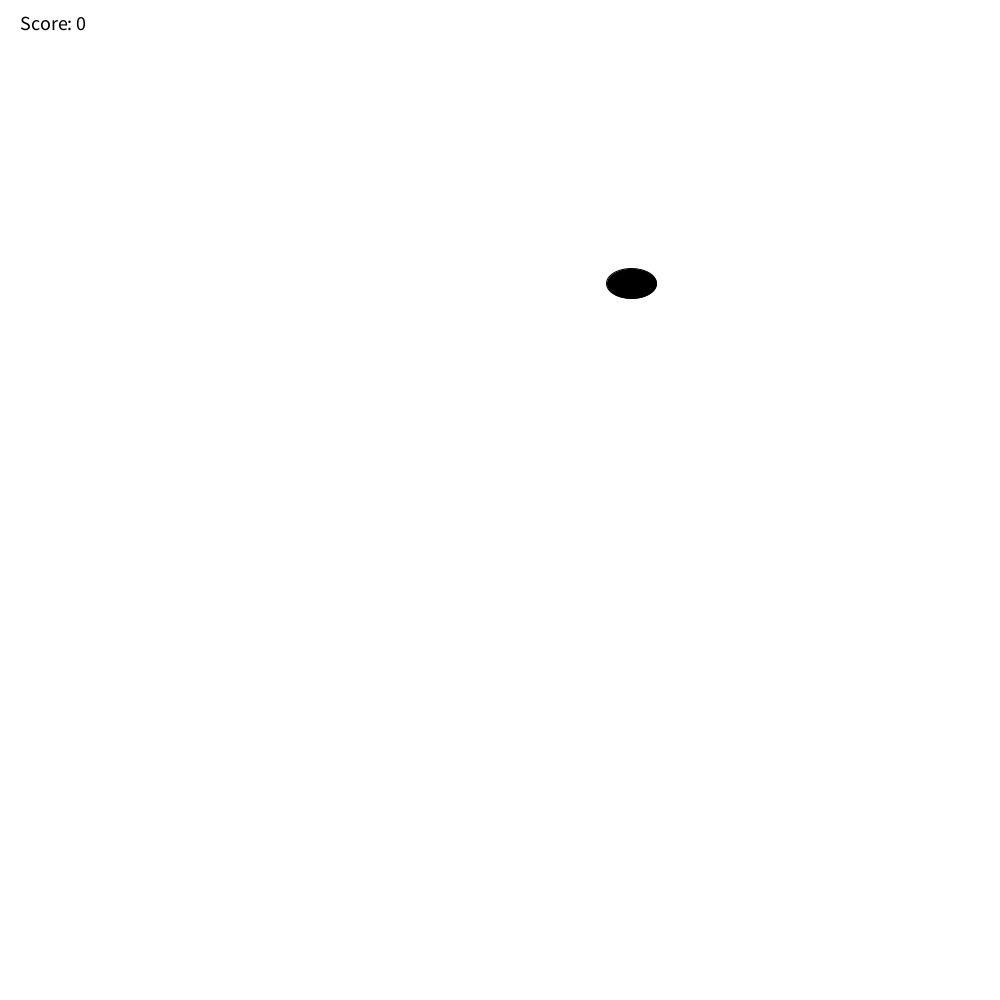
Frame 1 (no input)
Frame 60 (the mouse pressed at the canvas centre just before this capture): identical to frame 1, image omitted
Frame 120 (the mouse held since frame 60 and released just before this capture): identical to frame 1, image omitted

The Processing sketch that drew this single still picture (run headless with seeded random() and noise(); from frame 60 on, the mouse is pressed at the canvas centre):

// Processing sketch: HandEyeTrainer
// ── HandEyeTrainer.pde
boolean isHardMode = false; // set default mode to normal

class BlackEllipse {
  float x, y; // position
  float width, height; // size
  boolean isVisible; // visibility
  int score; // score
  
  // constructor to initialize position and size
  BlackEllipse(float x, float y, float size) {
    this.x = x;
    this.y = y;
    this.width = size;
    this.height = size * 0.6; // set height to 60% of the width
    isVisible = true; // set visibility to true initially
    score = 0; // set score to 0 initially
  }
 
  // method to update the position of the ellipse to a random position
  void updatePosition() {
    float maxCoordinate = isHardMode ? 950 - width/2 : 900 - width/2; // adjust maximum coordinate based on mode
    x = random(50 + width/2, maxCoordinate); // generate a random x coordinate within the width of the sketch
    y = random(50 + height/2, maxCoordinate); // generate a random y coordinate within the height of the sketch
    isVisible = true; // set visibility to true 
  }
  
  // method to check if the mouse is inside the ellipse
  boolean isClicked() {
    if (isVisible && dist(mouseX, mouseY, x, y) < width/2) { // if the ellipse is visible and the mouse is inside the ellipse
      score++; // increment the score
      isVisible = false; // set visibility to false
      return true;
    }
    return false;
  }
}

BlackEllipse ellipse;

void setup() {
  size(1000, 1000);
  ellipse = new BlackEllipse(random(50,950), random(50,950), 50); // create a new instance of the BlackEllipse class with initial position
}

void draw() {
  background(255); // set background color to white
  if (ellipse.isVisible) { // draw the ellipse if it's visible
    float ellipseSize = isHardMode ? 30 : 50; // adjust ellipse size based on mode
    fill(0);
    ellipse(ellipse.x, ellipse.y, ellipseSize, ellipseSize * 0.6); // draw the ellipse
  }
  textSize(20);
  text("Score: " + ellipse.score, 20, 30); // display the current score
  if (frameCount % (isHardMode ? 60 : 120) == 0) { // if 1 or 2 seconds have passed
    ellipse.updatePosition(); // update the position of the ellipse to a new random position
  }
}
void mouseClicked() {
  ellipse.isClicked(); // check if the mouse clicked inside the ellipse
}

void keyPressed() {
  if (key == 'h' || key == 'H') {
    isHardMode = !isHardMode; // toggle mode
  }
}
